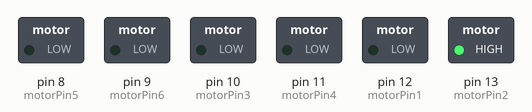
The sketch below on a simulated Arduino Uno, built with avr-gcc and run on an emulated ATmega328P. Shown: switched loads named in the sketch (green lamp = pin HIGH).

Above: at 0.5 s.
At 1.3 s:
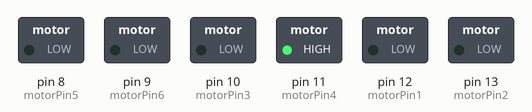
At 1.8 s:
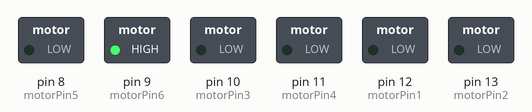
At 2.7 s:
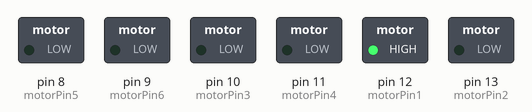
At 3.4 s:
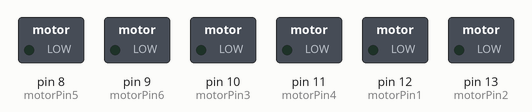
At 4.1 s:
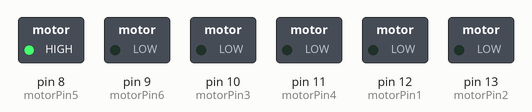
Timing chart, 0 to 5.9 s (numbered marks = the images above):
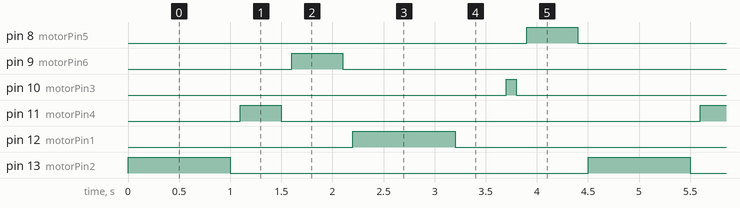

Measured:
- by itself, pin 8 (motorPin5), pin 9 (motorPin6): alternates HIGH for 0.50 s and LOW for 4.0 s
- by itself, pin 10 (motorPin3): alternates HIGH for 0.10 s and LOW for 4.4 s
- by itself, pin 11 (motorPin4): alternates HIGH for 0.40 s and LOW for 4.1 s
- by itself, pin 12 (motorPin1), pin 13 (motorPin2): alternates HIGH for 1.0 s and LOW for 3.5 s

The sketch:

2019_pallet.ino
```cpp
/*
const int motorPin3  = D0;  //
const int motorPin4  = D5; //
const int motorPin1  = D6;  //
const int motorPin2  = D7; //
*/

const int motorPin3  = 10;  //
const int motorPin4  =  11; //
const int motorPin1  =  12;  //
const int motorPin2  =  13; //
const int motorPin5  =  8;  //
const int motorPin6  =  9; //
void setup(){    //color set up
  pinMode(motorPin1, OUTPUT);
  pinMode(motorPin2, OUTPUT);
  pinMode(motorPin3, OUTPUT);
  pinMode(motorPin4, OUTPUT);
pinMode(motorPin5, OUTPUT);
  pinMode(motorPin6, OUTPUT);
  Serial.begin(9600);
}
void loop() {
forwpink();delay(1000);stoppink();delay(100);
forwgreen();delay(400);stopgreen();delay(100);
forworange();delay(500);stoporange();delay(100);
backpink();delay(1000);stoppink();delay(500);
backgreen();delay(100);stopgreen();delay(100);
backorange();delay(500);stoporange();delay(100);
}
void stoporange() {
  digitalWrite(motorPin5, LOW);
    digitalWrite(motorPin6, LOW);
}
void stopgreen() {
  digitalWrite(motorPin3, LOW);
    digitalWrite(motorPin4, LOW);
}
void stoppink() {
  digitalWrite(motorPin1, LOW);
    digitalWrite(motorPin2, LOW);
}
void forwpink() {
digitalWrite(motorPin1, LOW);
digitalWrite(motorPin2, HIGH);
}
void backpink(){
digitalWrite(motorPin2, LOW);
    digitalWrite(motorPin1, HIGH);
}
void forworange(){
  digitalWrite(motorPin5, LOW);
digitalWrite(motorPin6, HIGH);
}


void forwgreen(){
  digitalWrite(motorPin3, LOW);
digitalWrite(motorPin4, HIGH);
}

void backgreen() {
 digitalWrite(motorPin4, LOW);
   digitalWrite(motorPin3, HIGH);
}
void backorange() {
 digitalWrite(motorPin6, LOW);
   digitalWrite(motorPin5, HIGH);
}
```
